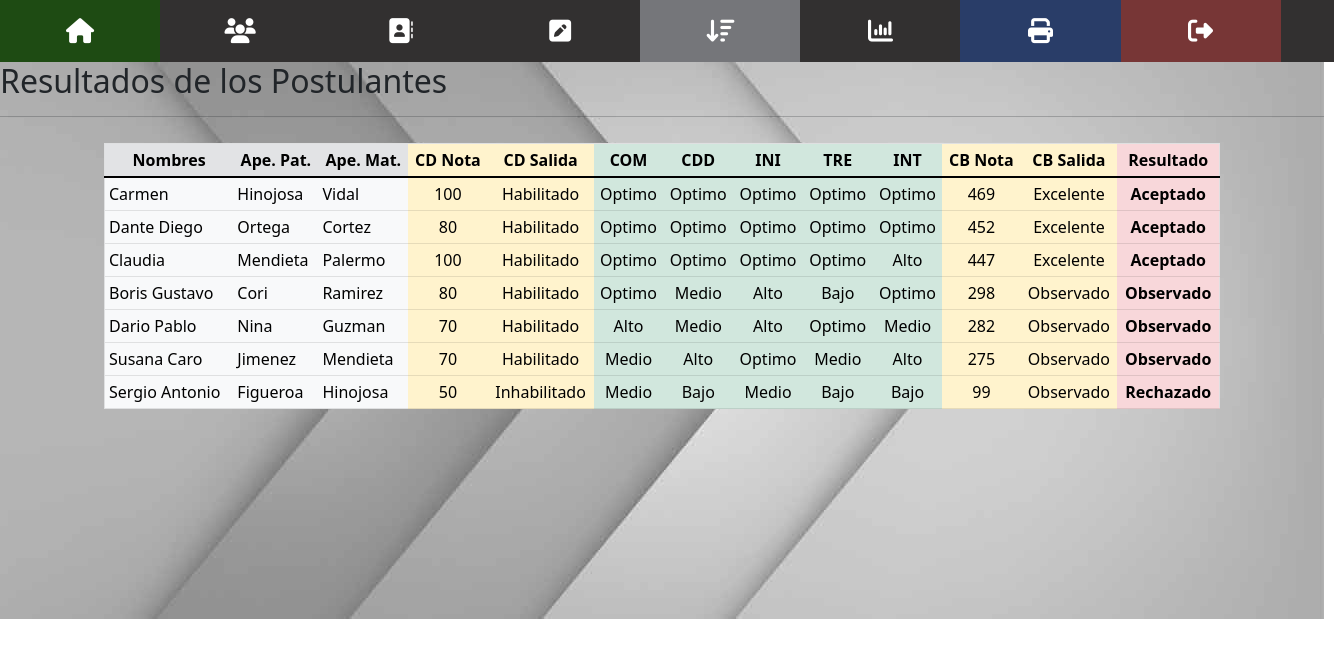
Screenshot of /resultados.php (signed in) with the database file from the repository.
### tables this page shows
CREATE TABLE `evaluacion` (
  `id` int(11) NOT NULL AUTO_INCREMENT,
  `id_postulante` int(11) NOT NULL,
  `vcd_fap` int(11) NOT NULL DEFAULT '0',
  `vcd_fas` int(11) NOT NULL DEFAULT '0',
  `vcd_elg` int(11) NOT NULL DEFAULT '0',
  `vcd_ele` int(11) NOT NULL DEFAULT '0',
  `vcd_cte` int(11) NOT NULL DEFAULT '0',
  `vcd_suma` int(11) NOT NULL DEFAULT '0',
  `vcd_salida` varchar(50) NOT NULL DEFAULT '0',
  `vcb_com` varchar(50) NOT NULL DEFAULT '0',
  `vcb_cdd` varchar(50) NOT NULL DEFAULT '0',
  `vcb_ini` varchar(50) NOT NULL DEFAULT '0',
  `vcb_tre` varchar(50) NOT NULL DEFAULT '0',
  `vcb_int` varchar(50) NOT NULL DEFAULT '0',
  `vcb_suma` int(11) NOT NULL DEFAULT '0',
  `vcb_salida` varchar(50) NOT NULL DEFAULT '0',
  `resultado` varchar(50) NOT NULL DEFAULT '0',
  PRIMARY KEY (`id`),
  KEY `FK_34` (`id_postulante`),
  CONSTRAINT `FK_32` FOREIGN KEY (`id_postulante`) REFERENCES `postulantes` (`id`) ON DELETE CASCADE ON UPDATE CASCADE
);

CREATE TABLE `postulantes` (
  `id` int(11) NOT NULL AUTO_INCREMENT,
  `nombres` varchar(50) NOT NULL,
  `ape_paterno` varchar(50) NOT NULL,
  `ape_materno` varchar(50) NOT NULL,
  `ci` varchar(10) NOT NULL,
  `edad` varchar(5) NOT NULL,
  `telefono` varchar(10) NOT NULL,
  `estado` varchar(50) DEFAULT 'Sin Evaluar',
  PRIMARY KEY (`id`)
);

### resultados.php (the view, shortened to what this page needs)
<?php
include 'config.php';
$query = "SELECT * FROM postulantes p INNER JOIN evaluacion e ON p.id = e.id_postulante ORDER BY vcb_suma DESC";
$result = mysqli_query($mysqli, $query);
?>
<!DOCTYPE html>
<html lang="es">
<head>
	<link rel="stylesheet" type="text/css" href="css/estilos.css" />
	<link href="css/bootstrap.min.css" rel="stylesheet">
</head>
<body>
	<div class="icon-bar">
	<a href="home.php" class="hogar"><i class="fa fa-home" aria-hidden="true"></i></a>
	<a href="users.php"><i class="fa fa-users" aria-hidden="true"></i></a>
	<a href="registration.php"><i class="fa fa-address-book" aria-hidden="true"></i></a>
	<a href="evaluacion.php"><i class="fa fa-pencil-square" aria-hidden="true"></i></a>
	<a class="active" href="resultados.php"><i class="fa fa-sort-amount-desc" aria-hidden="true"></i></a>
	<a href="graficos.php"><i class="fa fa-bar-chart" aria-hidden="true"></i></a>
	<a href="print_all.php" target="_blank" class="imprimir" ><i class="fa fa-print"></i></a>
	<a href="logout.php" class="salir"><i class="fa fa-sign-out" aria-hidden="true"></i></a>
	</div>
	<div id="fondo">
		<h2> Resultados de los Postulantes</h2>
		<hr/>
		<div class="container">
		<?php
			echo "<table border='1' class='table table-hover table-sm table-light'>
			<thead class='table-secondary'>
			<tr>
				<th class='text-center'>Nombres</th>
				<th class='text-center'>Ape. Pat.</th>
				<th class='text-center'>Ape. Mat.</th>
				<th class='table-warning text-center'>CD Nota</th>
				<th class='table-warning text-center'>CD Salida</th>
				<th class='table-success text-center'>COM</th>
				<th class='table-success text-center'>CDD</th>
				<th class='table-success text-center'>INI</th>
				<th class='table-success text-center'>TRE</th>
				<th class='table-success text-center'>INT</th>
				<th class='table-warning text-center'>CB Nota</th>
				<th class='table-warning text-center'>CB Salida</th>
				<th class='table-danger text-center'>Resultado</th>
			</tr>
			</thead>";
		while ($row = mysqli_fetch_array($result)) {
			echo '<tr>';
			echo '<td>' . $row['nombres'] . '</td>';
			echo '<td>' . $row['ape_paterno'] . '</td>';
			echo '<td>' . $row['ape_materno'] . '</td>';
			echo '<td class="table-warning text-center">' . $row['vcd_suma'] . '</td>';
			echo '<td class="table-warning text-center">' . $row['vcd_salida'] . '</td>';
			echo '<td class="table-success text-center">' . $row['vcb_com'] . '</td>';
			echo '<td class="table-success text-center">' . $row['vcb_cdd'] . '</td>';
			echo '<td class="table-success text-center">' . $row['vcb_ini'] . '</td>';
			echo '<td class="table-success text-center">' . $row['vcb_tre'] . '</td>';
			echo '<td class="table-success text-center">' . $row['vcb_int'] . '</td>';
			echo '<td class="table-warning text-center">' . $row['vcb_suma'] . '</td>';
			echo '<td class="table-warning text-center">' . $row['vcb_salida'] . '</td>';
			echo '<td class="table-danger text-center bold">' . $row['resultado'] . '</td>';
			echo '</tr>';
		}
		echo '</table>';
		?>
		</div>
	</div>
</body>
</html>

### css/estilos.css (style rules this page uses)
.container { padding: 10px; }
.icon-bar { width: 100%; background-color: #323030; overflow: auto; }
.icon-bar a { float: left; width: 12%; text-align: center; padding: 12px 0; transition: all 0.3s ease; color: white; font-size: 25px; }
.active { background-color: #75767A !important; color: red; }
.salir { background-color: #773636 !important; color: #cf0101; }
.imprimir { background-color: #293d68 !important; color: #2001cf; }
.hogar { background-color: #1e4b13 !important; color: #2001cf; }
#fondo { background-image: url(../img/fondo_01.jpg); background-repeat: no-repeat; background-position: center center; background-size: cover; width: 1324px; height: 557px; }
.bold { font-weight:bold; }

### rows the page displays
evaluacion: id_postulante.nombres "Carmen", id_postulante.ape_paterno "Hinojosa", id_postulante.ape_materno "Vidal", vcd_suma "100", vcd_salida "Habilitado", vcb_com "Optimo", vcb_cdd "Optimo", vcb_ini "Optimo", vcb_tre "Optimo", vcb_int "Optimo", vcb_suma "469", vcb_salida "Excelente", resultado "Aceptado"
evaluacion: id_postulante.nombres "Dante Diego", id_postulante.ape_paterno "Ortega", id_postulante.ape_materno "Cortez", vcd_suma "80", vcd_salida "Habilitado", vcb_com "Optimo", vcb_cdd "Optimo", vcb_ini "Optimo", vcb_tre "Optimo", vcb_int "Optimo", vcb_suma "452", vcb_salida "Excelente", resultado "Aceptado"
evaluacion: id_postulante.nombres "Claudia", id_postulante.ape_paterno "Mendieta", id_postulante.ape_materno "Palermo", vcd_suma "100", vcd_salida "Habilitado", vcb_com "Optimo", vcb_cdd "Optimo", vcb_ini "Optimo", vcb_tre "Optimo", vcb_int "Alto", vcb_suma "447", vcb_salida "Excelente", resultado "Aceptado"
evaluacion: id_postulante.nombres "Boris Gustavo", id_postulante.ape_paterno "Cori", id_postulante.ape_materno "Ramirez", vcd_suma "80", vcd_salida "Habilitado", vcb_com "Optimo", vcb_cdd "Medio", vcb_ini "Alto", vcb_tre "Bajo", vcb_int "Optimo", vcb_suma "298", vcb_salida "Observado", resultado "Observado"
evaluacion: id_postulante.nombres "Dario Pablo", id_postulante.ape_paterno "Nina", id_postulante.ape_materno "Guzman", vcd_suma "70", vcd_salida "Habilitado", vcb_com "Alto", vcb_cdd "Medio", vcb_ini "Alto", vcb_tre "Optimo", vcb_int "Medio", vcb_suma "282", vcb_salida "Observado", resultado "Observado"
evaluacion: id_postulante.nombres "Susana Caro", id_postulante.ape_paterno "Jimenez", id_postulante.ape_materno "Mendieta", vcd_suma "70", vcd_salida "Habilitado", vcb_com "Medio", vcb_cdd "Alto", vcb_ini "Optimo", vcb_tre "Medio", vcb_int "Alto", vcb_suma "275", vcb_salida "Observado", resultado "Observado"
evaluacion: id_postulante.nombres "Sergio Antonio", id_postulante.ape_paterno "Figueroa", id_postulante.ape_materno "Hinojosa", vcd_suma "50", vcd_salida "Inhabilitado", vcb_com "Medio", vcb_cdd "Bajo", vcb_ini "Medio", vcb_tre "Bajo", vcb_int "Bajo", vcb_suma "99", vcb_salida "Observado", resultado "Rechazado"
